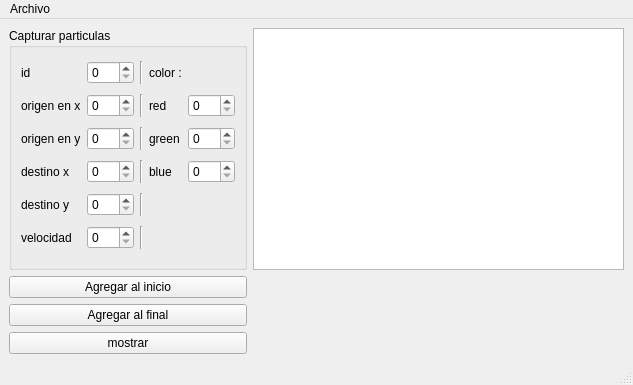
<?xml version="1.0" encoding="UTF-8"?>
<ui version="4.0">
 <class>MainWindow</class>
 <widget class="QMainWindow" name="MainWindow">
  <property name="geometry">
   <rect>
    <x>0</x>
    <y>0</y>
    <width>633</width>
    <height>385</height>
   </rect>
  </property>
  <property name="windowTitle">
   <string>MainWindow</string>
  </property>
  <widget class="QWidget" name="centralwidget">
   <layout class="QGridLayout" name="gridLayout_2">
    <item row="4" column="0">
     <widget class="QPushButton" name="mostrar_pushButton">
      <property name="text">
       <string>mostrar</string>
      </property>
     </widget>
    </item>
    <item row="2" column="0">
     <widget class="QPushButton" name="enviarInicio_pushButton">
      <property name="text">
       <string>Agregar al inicio</string>
      </property>
     </widget>
    </item>
    <item row="1" column="0">
     <widget class="QGroupBox" name="groupBox">
      <property name="title">
       <string>Capturar particulas</string>
      </property>
      <layout class="QGridLayout" name="gridLayout">
       <item row="5" column="0">
        <widget class="QLabel" name="label_6">
         <property name="text">
          <string>velocidad</string>
         </property>
        </widget>
       </item>
       <item row="3" column="3">
        <widget class="QLabel" name="label_10">
         <property name="text">
          <string>blue</string>
         </property>
        </widget>
       </item>
       <item row="3" column="0">
        <widget class="QLabel" name="label_4">
         <property name="text">
          <string>destino x</string>
         </property>
        </widget>
       </item>
       <item row="2" column="4">
        <widget class="QSpinBox" name="green_spinBox">
         <property name="maximum">
          <number>255</number>
         </property>
        </widget>
       </item>
       <item row="2" column="0">
        <widget class="QLabel" name="label_3">
         <property name="text">
          <string>origen en y</string>
         </property>
        </widget>
       </item>
       <item row="1" column="4">
        <widget class="QSpinBox" name="red_spinBox">
         <property name="maximum">
          <number>255</number>
         </property>
        </widget>
       </item>
       <item row="2" column="2">
        <widget class="Line" name="line_3">
         <property name="orientation">
          <enum>Qt::Vertical</enum>
         </property>
        </widget>
       </item>
       <item row="4" column="2">
        <widget class="Line" name="line_5">
         <property name="orientation">
          <enum>Qt::Vertical</enum>
         </property>
        </widget>
       </item>
       <item row="2" column="3">
        <widget class="QLabel" name="label_9">
         <property name="text">
          <string>green</string>
         </property>
        </widget>
       </item>
       <item row="2" column="1">
        <widget class="QSpinBox" name="origenY_spinBox">
         <property name="maximum">
          <number>500</number>
         </property>
        </widget>
       </item>
       <item row="1" column="0">
        <widget class="QLabel" name="label_2">
         <property name="text">
          <string>origen en x</string>
         </property>
        </widget>
       </item>
       <item row="1" column="3">
        <widget class="QLabel" name="label_8">
         <property name="text">
          <string>red</string>
         </property>
        </widget>
       </item>
       <item row="4" column="0">
        <widget class="QLabel" name="label_5">
         <property name="text">
          <string>destino y</string>
         </property>
        </widget>
       </item>
       <item row="5" column="2">
        <widget class="Line" name="line_6">
         <property name="orientation">
          <enum>Qt::Vertical</enum>
         </property>
        </widget>
       </item>
       <item row="3" column="4">
        <widget class="QSpinBox" name="blue_spinBox">
         <property name="maximum">
          <number>255</number>
         </property>
        </widget>
       </item>
       <item row="0" column="3">
        <widget class="QLabel" name="label_7">
         <property name="text">
          <string>color :</string>
         </property>
        </widget>
       </item>
       <item row="1" column="1">
        <widget class="QSpinBox" name="origenX_spinBox">
         <property name="maximum">
          <number>500</number>
         </property>
        </widget>
       </item>
       <item row="0" column="1">
        <widget class="QSpinBox" name="id_spinBox">
         <property name="maximum">
          <number>500</number>
         </property>
        </widget>
       </item>
       <item row="0" column="2">
        <widget class="Line" name="line">
         <property name="orientation">
          <enum>Qt::Vertical</enum>
         </property>
        </widget>
       </item>
       <item row="3" column="2">
        <widget class="Line" name="line_4">
         <property name="orientation">
          <enum>Qt::Vertical</enum>
         </property>
        </widget>
       </item>
       <item row="0" column="0">
        <widget class="QLabel" name="label">
         <property name="text">
          <string>id</string>
         </property>
        </widget>
       </item>
       <item row="5" column="1">
        <widget class="QSpinBox" name="velocidad_spinBox">
         <property name="maximum">
          <number>500</number>
         </property>
        </widget>
       </item>
       <item row="3" column="1">
        <widget class="QSpinBox" name="destinoX_spinBox">
         <property name="maximum">
          <number>500</number>
         </property>
        </widget>
       </item>
       <item row="1" column="2">
        <widget class="Line" name="line_2">
         <property name="orientation">
          <enum>Qt::Vertical</enum>
         </property>
        </widget>
       </item>
       <item row="4" column="1">
        <widget class="QSpinBox" name="destinoY_spinBox">
         <property name="maximum">
          <number>500</number>
         </property>
        </widget>
       </item>
      </layout>
     </widget>
    </item>
    <item row="1" column="1">
     <widget class="QPlainTextEdit" name="salida_plainTextEdit"/>
    </item>
    <item row="3" column="0">
     <widget class="QPushButton" name="enviarFinal_pushButton">
      <property name="text">
       <string>Agregar al final</string>
      </property>
     </widget>
    </item>
   </layout>
  </widget>
  <widget class="QMenuBar" name="menubar">
   <property name="geometry">
    <rect>
     <x>0</x>
     <y>0</y>
     <width>633</width>
     <height>22</height>
    </rect>
   </property>
   <widget class="QMenu" name="menuArchivo">
    <property name="title">
     <string>Archivo</string>
    </property>
    <addaction name="actionAbrir"/>
    <addaction name="actionGuardar"/>
   </widget>
   <addaction name="menuArchivo"/>
  </widget>
  <widget class="QStatusBar" name="statusbar"/>
  <action name="actionAbrir">
   <property name="text">
    <string>Abrir...</string>
   </property>
   <property name="shortcut">
    <string>Ctrl+O</string>
   </property>
  </action>
  <action name="actionGuardar">
   <property name="text">
    <string>Guardar...</string>
   </property>
   <property name="shortcut">
    <string>Ctrl+S</string>
   </property>
  </action>
 </widget>
 <resources/>
 <connections/>
</ui>
